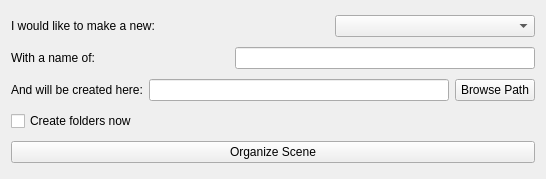
<?xml version="1.0" encoding="UTF-8"?>
<ui version="4.0">
 <class>wizard_Form</class>
 <widget class="QWidget" name="wizard_Form">
  <property name="geometry">
   <rect>
    <x>0</x>
    <y>0</y>
    <width>533</width>
    <height>179</height>
   </rect>
  </property>
  <property name="windowTitle">
   <string>Tim</string>
  </property>
  <layout class="QVBoxLayout" name="verticalLayout">
   <item>
    <layout class="QHBoxLayout" name="asset_select_horizontalLayout">
     <item>
      <widget class="QLabel" name="asset_select_label">
       <property name="text">
        <string>I would like to make a new:</string>
       </property>
      </widget>
     </item>
     <item>
      <spacer name="asset_select_horizontalSpacer">
       <property name="orientation">
        <enum>Qt::Horizontal</enum>
       </property>
       <property name="sizeHint" stdset="0">
        <size>
         <width>40</width>
         <height>20</height>
        </size>
       </property>
      </spacer>
     </item>
     <item>
      <widget class="QComboBox" name="asset_select_comboBox">
       <property name="minimumSize">
        <size>
         <width>200</width>
         <height>0</height>
        </size>
       </property>
      </widget>
     </item>
    </layout>
   </item>
   <item>
    <layout class="QHBoxLayout" name="name_horizontalLayout">
     <item>
      <widget class="QLabel" name="name_label">
       <property name="text">
        <string>With a name of:</string>
       </property>
      </widget>
     </item>
     <item>
      <spacer name="name_horizontalSpacer">
       <property name="orientation">
        <enum>Qt::Horizontal</enum>
       </property>
       <property name="sizeHint" stdset="0">
        <size>
         <width>40</width>
         <height>20</height>
        </size>
       </property>
      </spacer>
     </item>
     <item>
      <widget class="QLineEdit" name="name_lineEdit">
       <property name="minimumSize">
        <size>
         <width>300</width>
         <height>0</height>
        </size>
       </property>
      </widget>
     </item>
    </layout>
   </item>
   <item>
    <layout class="QHBoxLayout" name="export_dir_horizontalLayout">
     <item>
      <widget class="QLabel" name="export_dir_label">
       <property name="text">
        <string>And will be created here:</string>
       </property>
      </widget>
     </item>
     <item>
      <spacer name="export_dir_horizontalSpacer">
       <property name="orientation">
        <enum>Qt::Horizontal</enum>
       </property>
       <property name="sizeHint" stdset="0">
        <size>
         <width>40</width>
         <height>20</height>
        </size>
       </property>
      </spacer>
     </item>
     <item>
      <widget class="QLineEdit" name="export_dir_lineEdit">
       <property name="minimumSize">
        <size>
         <width>300</width>
         <height>0</height>
        </size>
       </property>
      </widget>
     </item>
     <item>
      <widget class="QPushButton" name="export_dir_browse_pushButton">
       <property name="toolTip">
        <string>Override the automatically generated path.</string>
       </property>
       <property name="text">
        <string>Browse Path</string>
       </property>
      </widget>
     </item>
    </layout>
   </item>
   <item>
    <widget class="QCheckBox" name="create_now_checkBox">
     <property name="toolTip">
      <string>If the directory structure should be built out now. This will not export any files, but will generate the folder structure for this asset.</string>
     </property>
     <property name="text">
      <string>Create folders now</string>
     </property>
    </widget>
   </item>
   <item>
    <widget class="QPushButton" name="organize_pushButton">
     <property name="toolTip">
      <string>Create a group to organize this new asset. Optionally create the directory structure as well.</string>
     </property>
     <property name="text">
      <string>Organize Scene</string>
     </property>
    </widget>
   </item>
  </layout>
 </widget>
 <resources/>
 <connections/>
</ui>
